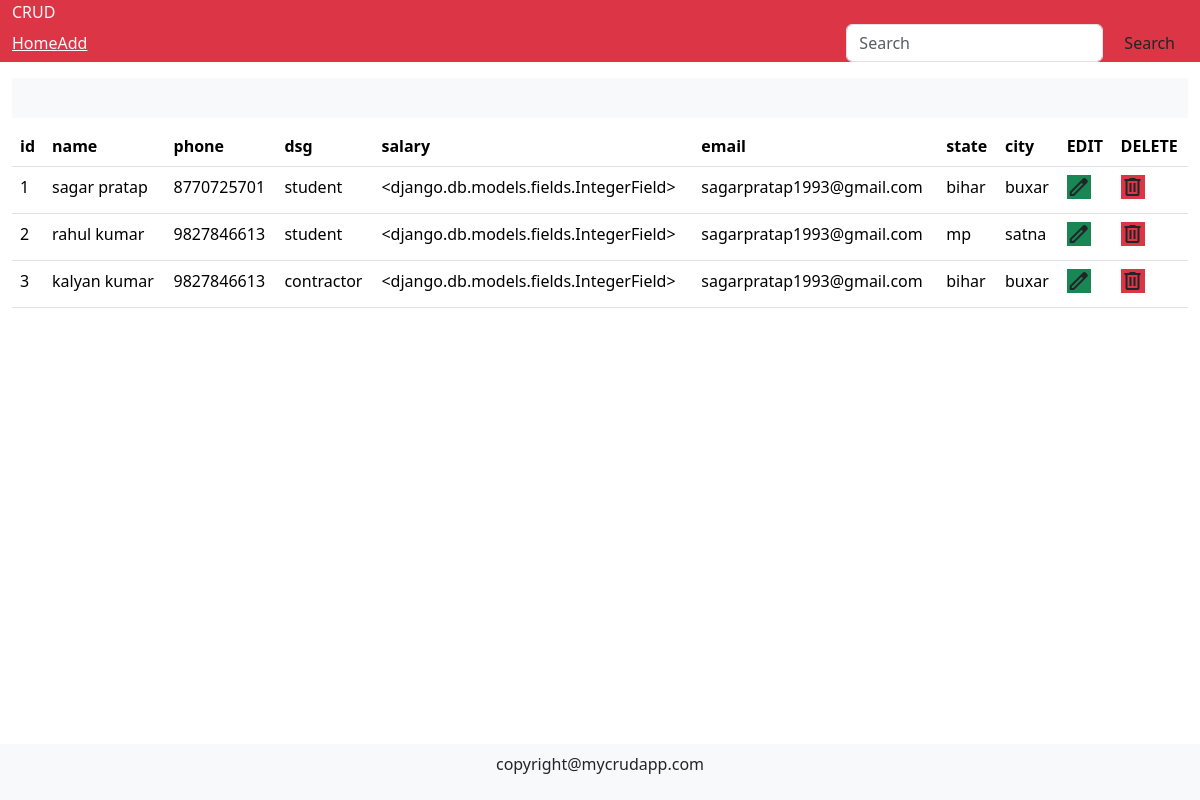
The page / on the database its author committed.
### mainApp/models.py (models this page shows, shortened)
class Employee(models.Model):
    id = models.AutoField(primary_key=True)
    name = models.CharField(max_length=50)
    phone = models.CharField(max_length=11)
    dsg = models.CharField(max_length=50)
    salary = models.IntegerField
    email=models.CharField(max_length=50)
    state = models.CharField(max_length=50,null=True,blank=True,default="")
    city = models.CharField(max_length=50,null=True,blank=True,default="")

### mainApp/views.py (the view)
# urls.py: path('',views.homepage),
def homepage(Request):
    data = Employee.objects.all()
    return render(Request,"index.html",{"data":data})

### mainApp/templates/index.html (shortened to what this page needs)
{% load static %}
<!DOCTYPE html>
<html lang="en">
<head>
  <link href="https://cdn.jsdelivr.net/npm/bootstrap@5.3.1/dist/css/bootstrap.min.css" rel="stylesheet"
>
</head>
<body>
  <nav class="navbar-expand-lg bg-danger ">
    <div class="container-fluid">
      <a class="navbar-brand text-light " href="/">CRUD</a>
      <div class="collapse navbar-collapse" id="navbarSupportedContent">
        <ul class="navbar-nav me-auto mb-2 mb-lg-0">
          <li class="nav-item">
            <a class="nav-light text-light active" aria-current="page" href="/">Home</a>
          </li>
          <li class="nav-item">
            <a class="nav-light text-light" href="/add">Add</a>
          </li>
        </ul>
        <form class="d-flex" role="search">
          <input class="form-control me-2" type="search" placeholder="Search" aria-label="Search">
          <button class="btn btn-ou" type="submit">Search</button>
        </form>
      </div>
    </div>
  </nav>
  {% block body %}
  <div class="container-fluid my-3">
    <div class=".mid-section">
      <h5 class="bg-light text-light text-center p-2">employee Record</h5>
      <table class="table table-bodered">
        <tr>
          <th>id</th>
          <th>name</th>
          <th>phone</th>
          <th>dsg</th>
          <th>salary</th>
          <th>email</th>
          <th>state</th>
          <th>city</th>
          <th>EDIT</th>
          <th>DELETE</th>
        </tr>
        {% for item in data %}
        <tr>
          <td>{{item.id}}</td>
          <td>{{item.name}}</td>
          <td>{{item.phone}}</td>
          <td>{{item.dsg}}</td>
          <td>{{item.salary}}</td>
          <td>{{item.email}}</td>
          <td>{{item.state}}</td>
          <td>{{item.city}}</td>
          <td><a href="/edit/{{item.id}}/"><span class="material-symbols-outlined text-dark bg-success">edit</span></a></td>
          <td><a href="/delete/{{item.id}}/"><span class="material-symbols-outlined text-dark bg-danger">delete</span></a></td>
        </tr>
        {% endfor %}
      </table>
    </div>
  </div>
  {% endblock %}
  <footer class="bg-light p-2 text-dark text-center fixed-bottom">
    <p>copyright@mycrudapp.com</p>
  </footer>
</body>
</html>

### rows shown on the page
Employee: id "1", name "sagar pratap", phone "8770725701", dsg "student", salary "<django.db.models.fields.IntegerField>", email "sagarpratap1993@gmail.com", state "bihar", city "buxar"
Employee: id "2", name "rahul kumar", phone "9827846613", dsg "student", salary "<django.db.models.fields.IntegerField>", email "sagarpratap1993@gmail.com", state "mp", city "satna"
Employee: id "3", name "kalyan kumar", phone "9827846613", dsg "contractor", salary "<django.db.models.fields.IntegerField>", email "sagarpratap1993@gmail.com", state "bihar", city "buxar"
